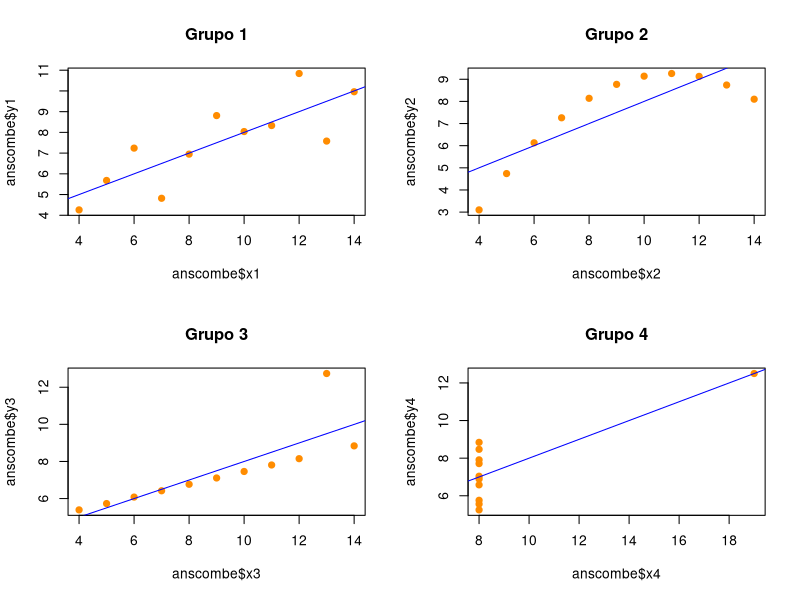

Here is the R script that generated this plot:
# Dividir la ventana de gráficos en 2 filas y 2 columnas
par(mfrow = c(2, 2))

# Gráfico 1: Relación lineal normal
plot(anscombe$x1, anscombe$y1, main = "Grupo 1", pch = 19, col = "darkorange")
abline(lm(y1 ~ x1, data = anscombe), col = "blue")

# Gráfico 2: Relación curva (no lineal)
plot(anscombe$x2, anscombe$y2, main = "Grupo 2", pch = 19, col = "darkorange")
abline(lm(y2 ~ x2, data = anscombe), col = "blue")

# Gráfico 3: Línea recta afectada por un valor atípico
plot(anscombe$x3, anscombe$y3, main = "Grupo 3", pch = 19, col = "darkorange")
abline(lm(y3 ~ x3, data = anscombe), col = "blue")

# Gráfico 4: Sin relación, pero un punto extremo altera todo
plot(anscombe$x4, anscombe$y4, main = "Grupo 4", pch = 19, col = "darkorange")
abline(lm(y4 ~ x4, data = anscombe), col = "blue")

# Devolver la ventana de gráficos a la normalidad (1 solo gráfico)
par(mfrow = c(1, 1))
